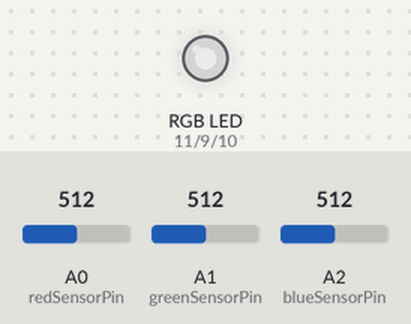
Bench run of a sketch on a simulated Arduino Uno, built with avr-gcc and run on an emulated ATmega328P. Shown: an RGB LED mixed from three pins (HIGH = lit). The inputs (shaded band) are chosen by the test bench; at power-on: A0 (redSensorPin) = 512, A1 (greenSensorPin) = 512, A2 (blueSensorPin) = 512. Dim RGB values are drawn brighter than linear; what the sketch prints to the serial monitor is not drawn.

Above: at 1.2 s.
1.3 s: A0 (redSensorPin) set to 415
At 2.0 s:
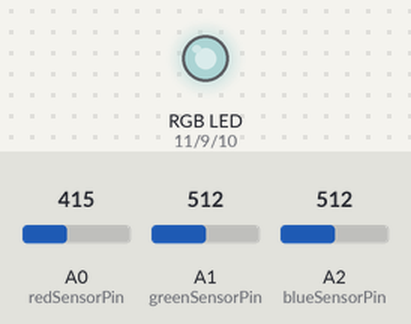
3.3 s: A0 (redSensorPin) set to 386
At 4.3 s:
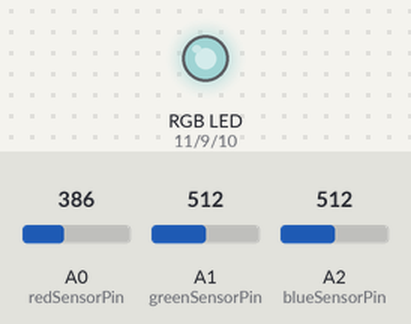
5.1 s: A1 (greenSensorPin) set to 410
At 5.8 s:
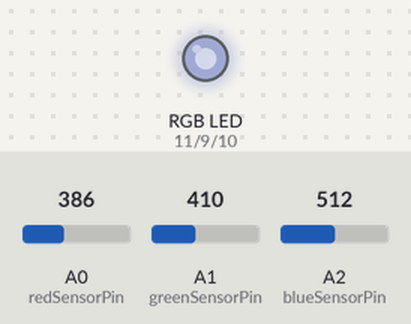
6.9 s: A1 (greenSensorPin) set to 390
At 8.2 s:
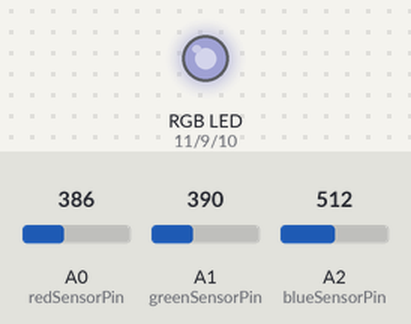
8.7 s: A2 (blueSensorPin) set to 409
At 10.1 s:
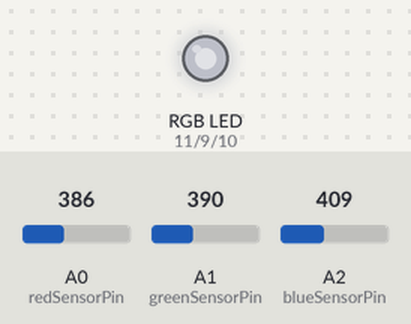
10.5 s: A2 (blueSensorPin) set to 393
At 12.1 s:
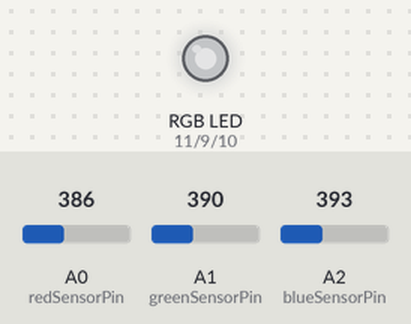
Timing chart, 0 to 13.3 s (numbered marks = the images above; inputs shaded):
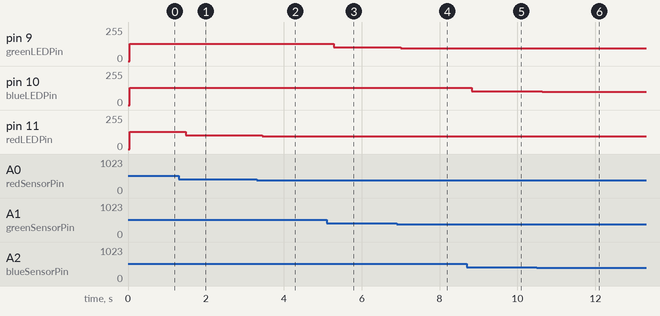

Measured:
- after the input at 1.3 s, pin 11 (redLEDPin): 128/255 → 103/255 after 0.19 s
- after the input at 3.3 s, pin 11 (redLEDPin): 103/255 → 96/255 after 0.14 s
- after the input at 5.1 s, pin 9 (greenLEDPin): 128/255 → 102/255 after 0.18 s
- after the input at 6.9 s, pin 9 (greenLEDPin): 102/255 → 97/255 after 0.11 s
- after the input at 8.7 s, pin 10 (blueLEDPin): 128/255 → 102/255 after 0.12 s
- after the input at 10.5 s, pin 10 (blueLEDPin): 102/255 → 98/255 after 0.14 s

The sketch:

HW4-ColorMixingLamp.ino
```cpp
const int redLEDPin = 11;  // consistent w/ the LED pin
const int blueLEDPin = 10;
const int greenLEDPin = 9;

const int redSensorPin = A0; //transistor + red mask = red light sensor
const int greenSensorPin = A1;
const int blueSensorPin = A2;

//output:color
int redValue = 0;
int greenValue = 0;
int blueValue = 0;

//input: lights
int redSensorValue = 0;
int greenSensorValue = 0;
int blueSensorValue = 0;

void setup() {
  Serial.begin(9600);

  pinMode(greenLEDPin, OUTPUT);
  pinMode(blueLEDPin, OUTPUT);
  pinMode(redLEDPin, OUTPUT);
}

void loop() {
  redSensorValue = analogRead(redSensorPin); //read red input signal
  delay(5); //allow data processing
  blueSensorValue = analogRead(blueSensorPin);
  delay(5);
  greenSensorValue = analogRead(greenSensorPin);

  Serial.print("Raw Sensor Values \t Red:");
  Serial.print(redSensorValue);
  Serial.print("\t Green:");
  Serial.print(greenSensorValue);
  Serial.print("\t Blue:");
  Serial.print(blueSensorValue);

  redValue = redSensorValue / 4; // 1024 / 4 = 255
  greenValue = greenSensorValue / 4;
  blueValue = blueSensorValue / 4;

  Serial.print("Mapped sensor values \t Red:");
  Serial.print(redValue);
  Serial.print("\t Green:");
  Serial.print(greenValue);
  Serial.print("\t Blue:");
  Serial.print(blueValue);

  analogWrite(redLEDPin, redValue);
  analogWrite(greenLEDPin, greenValue);
  analogWrite(blueLEDPin, blueValue);
}
```
